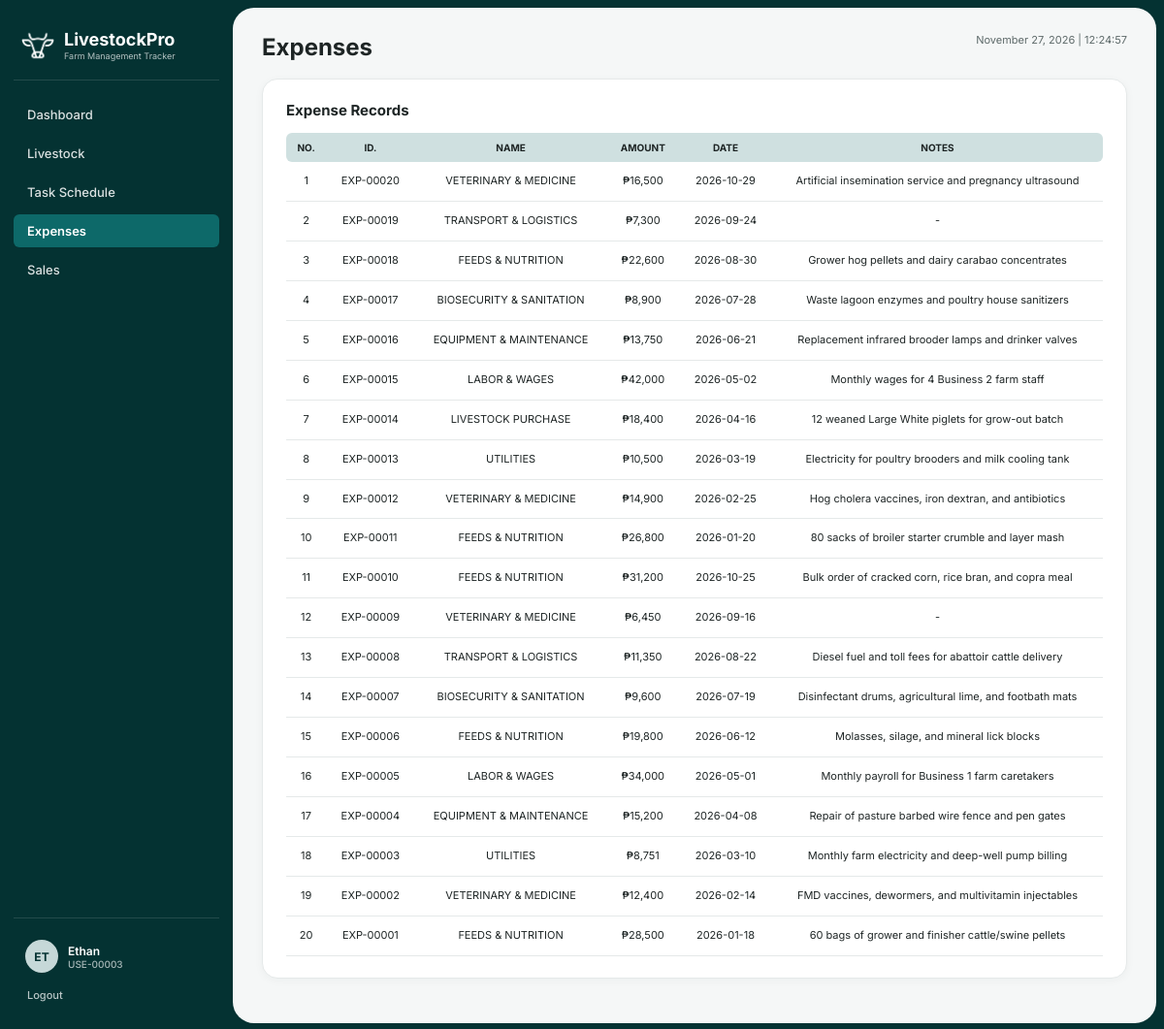
Page /expenses.php (signed in) on the earlier database version.
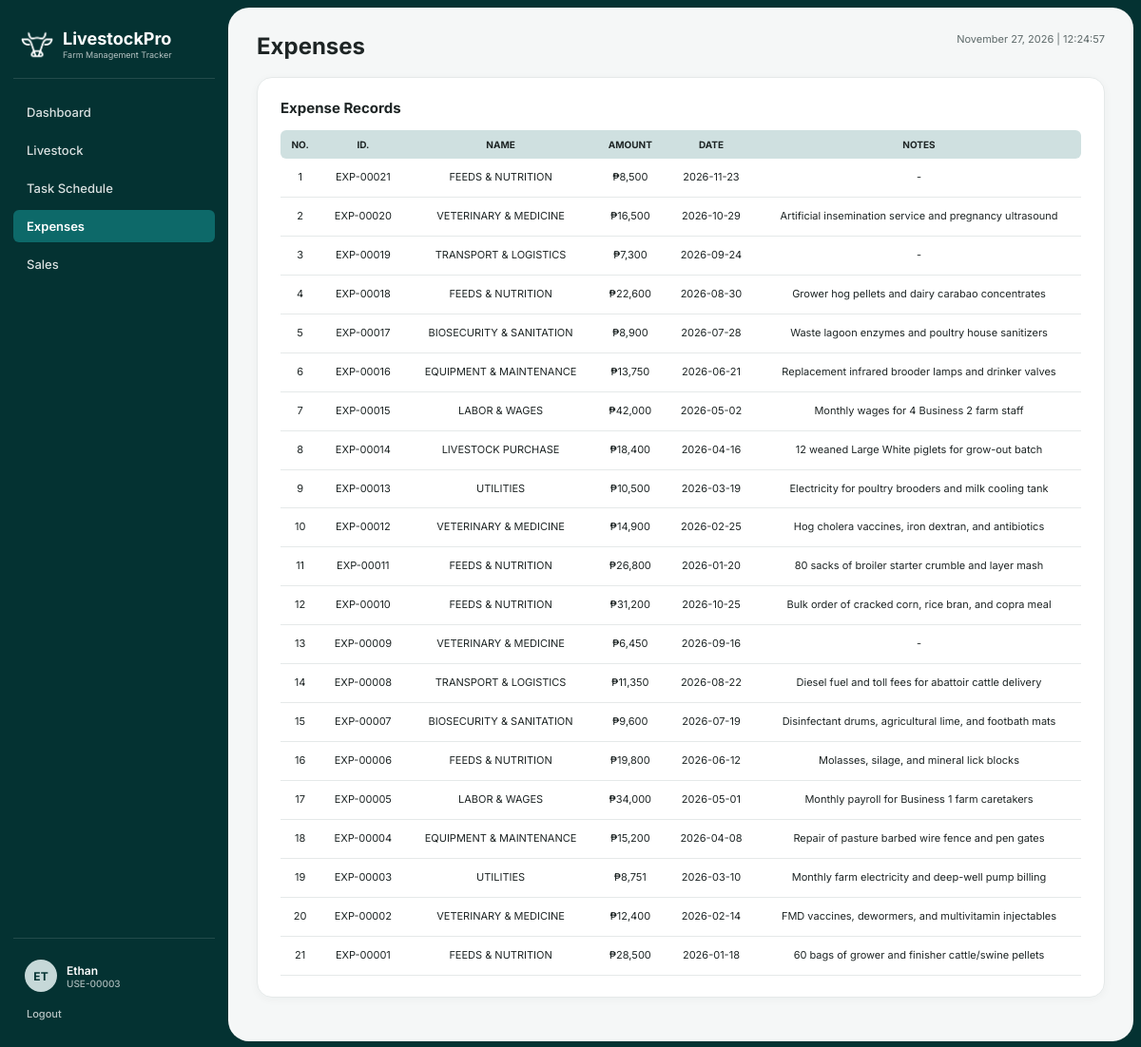
Same page on the later database version.
### tables this page shows
CREATE TABLE `expenses` (
  `expense_id` varchar(45) NOT NULL,
  `user_id` varchar(45) NOT NULL,
  `amount` decimal(10,2) NOT NULL,
  `category` varchar(50) NOT NULL,
  `expense_description` text,
  `date_recorded` datetime NOT NULL
);

### expenses.php (the view, shortened to what this page needs)
<?php
require_once 'includes/db_connect.php';
$full_name = trim(($_SESSION['first_name'] ?? '') . ' ' . ($_SESSION['last_name'] ?? ''));
$user_id   = $_SESSION['user_id'];
$role      = strtoupper($_SESSION['user_type'] ?? 'O');
$records        = $pdo->query("SELECT * FROM `expenses` ORDER BY `expense_id` DESC")->fetchAll();
?>
<!DOCTYPE html>
<html lang="en">
<head>
  <link rel="stylesheet" href="css/style.css?v=<?= filemtime(__DIR__ . '/css/style.css') ?>">
</head>
<body>
  <div class="app-shell">
    <aside class="sidebar">
      <div class="sidebar-brand">
        <div class="sidebar-brand-row">
          <img src="assets/logo.png" alt="LivestockPro Logo" class="sidebar-logo-img">
          <div>
            <div class="sidebar-brand-title">LivestockPro</div>
            <div class="sidebar-brand-sub">Farm Management Tracker</div>
          </div>
        </div>
      </div>
      <ul class="sidebar-nav">
        <li><a href="<?= $role === 'O' ? 'owner_dashboard.php' : 'staff_dashboard.php' ?>">Dashboard</a></li>
        <li><a href="livestock.php">Livestock</a></li>
        <li><a href="task_schedule.php">Task Schedule</a></li>
        <li><a class="active" href="expenses.php">Expenses</a></li>
        <li><a href="sales.php">Sales</a></li>
      </ul>
      <div class="sidebar-user-wrap">
        <a class="sidebar-user-link" href="profile.php">
          <div class="sidebar-avatar"><?= strtoupper(substr($full_name, 0, 2)) ?></div>
          <div style="flex:1;">
            <div class="sidebar-user-name"><?= htmlspecialchars($full_name) ?></div>
            <div class="sidebar-user-id"><?= htmlspecialchars($user_id) ?></div>
          </div>
        </a>
        <a class="sidebar-logout-link" href="logout.php">Logout</a>
      </div>
    </aside>
    <main class="main-content">
      <div class="page-header">
        <h1 class="page-title">Expenses</h1>
        <div class="page-datetime"><?= date('F d, Y | H:i:s') ?></div>
      </div>
      <div class="card">
        <div class="card-title">Expense Records</div>
        <table class="data-table">
          <thead>
            <tr>
              <th>NO.</th><th>ID.</th><th>NAME</th><th>AMOUNT</th><th>DATE</th><th>NOTES</th>
            </tr>
          </thead>
          <tbody>
            <?php foreach ($records as $i => $r): ?>
              <tr>
                <td><?= $i + 1 ?></td>
                <td><?= htmlspecialchars($r['expense_id']) ?></td>
                <td><?= strtoupper(htmlspecialchars($r['category'])) ?></td>
                <td>&#8369;<?= number_format((float)$r['amount'], 0) ?></td>
                <td style="white-space:nowrap;"><?= htmlspecialchars(substr($r['date_recorded'], 0, 10)) ?></td>
                <td><?= htmlspecialchars($r['expense_description'] ?? '-') ?></td>
              </tr>
            <?php endforeach; ?>
          </tbody>
        </table>
      </div>
    </main>
  </div>
</body>
</html>

Differences in the rows shown:
added expenses: expense_id "EXP-00021", category "FEEDS & NUTRITION", amount "8,500", date_recorded "2026-11-23", expense_description "-"
